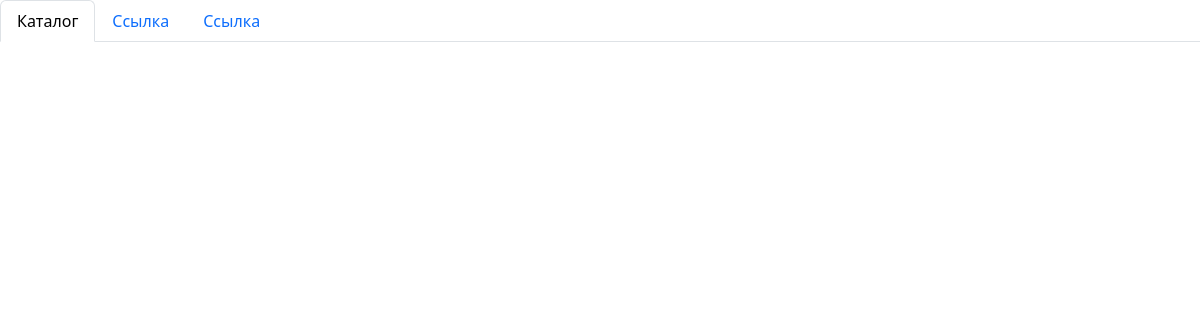
The app's page /catalog, older data.
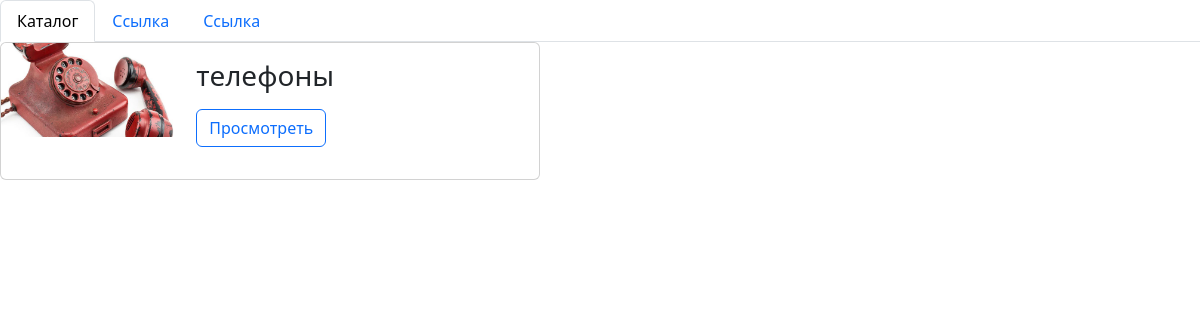
The same page, newer data.
### main/models.py (models this page shows, shortened)
class Catolog(models.Model):
	name = models.TextField()
	img = models.ImageField( upload_to='images/cat')
	class Meta:
		verbose_name = "католог"
		verbose_name_plural = "катологи"

### main/views.py (the view)
# urls.py: path("catalog",views.catalog, name = "catalog"),
def catalog(request):
	catolog = Catolog.objects.all()
	return render(request, "main/catalog.html",{'catolog': catolog})

### main/templates/main/catalog.html (shortened to what this page needs)
{% extends "main/main.html" %}
{% load static %}
{% block content %}
	{% for i in catolog %}
		<div class="card mb-3" style="max-width: 540px;">
		  <div class="row g-0">
		    <div class="col-md-4">
		      <img src='{{i.img.url}}'  class="img-fluid rounded-start"/>
		    </div>
		    <div class="col-md-8">
		      <div class="card-body">
		        <h3 class="card-title">{{i.name}}</h3>
		        <p class="card-text">
				<form method="catolog" action="products/{{i.id}}/">
					<input type="submit" name="{{i.name}}" value="Просмотреть"  class="btn btn-outline-primary"/>
				</form>
		        </p>
		      </div>
		    </div>
		  </div>
		</div>
	{% endfor %}
{% endblock %}

Row changes from the older to the newer data that the page shows:
added Catolog: img (picture), name "телефоны"
